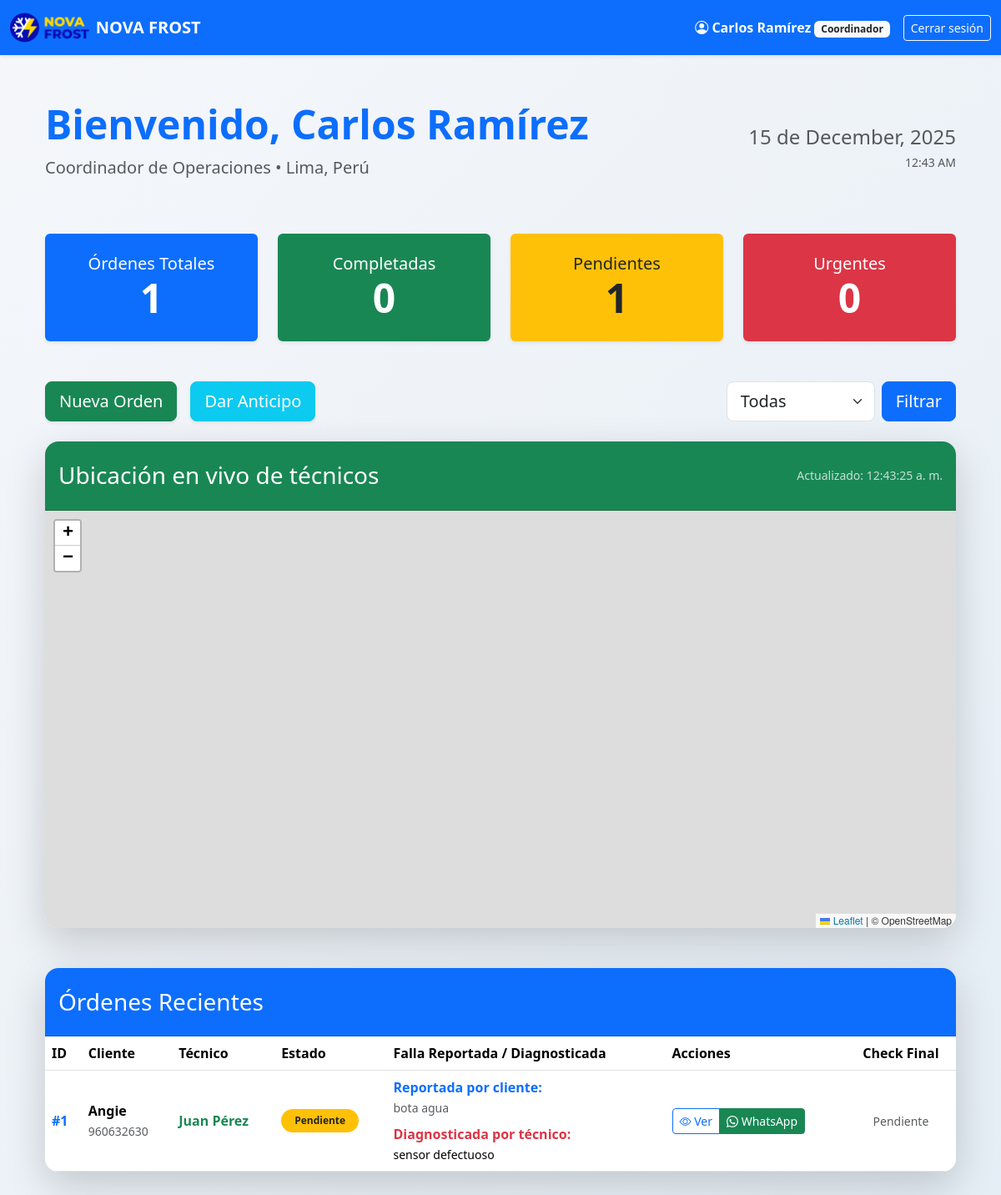
Page /dashboard (signed in) on the committed database.
### models.py (models this page shows, shortened)
class User(db.Model, UserMixin):
    id = db.Column(db.Integer, primary_key=True)
    email = db.Column(db.String(120), unique=True, nullable=False, index=True)
    password_hash = db.Column(db.String(255), nullable=False)
    role = db.Column(db.String(20), nullable=False, default='tecnico')
    nombre = db.Column(db.String(100), nullable=False, default='')
    apellido = db.Column(db.String(100), nullable=False, default='')
    activo = db.Column(db.Boolean, default=True)
    push_token = db.Column(db.String(500), nullable=True)
    fecha_registro = db.Column(db.DateTime, default=datetime.utcnow)
    ordenes_tecnico = db.relationship('Orden', backref='tecnico', lazy=True)
    anticipos = db.relationship('Anticipo', backref='tecnico_rel', lazy=True)
    salarios = db.relationship('Salario', backref='tecnico', lazy=True)
    def nombre_completo(self):
        if self.nombre and self.apellido:
            return f"{self.nombre} {self.apellido}"
        return self.email.split('@')[0].title()
    numero_whatsapp = db.Column(db.String(20), nullable=True)  # ej: '960632630'

class Orden(db.Model):
    id = db.Column(db.Integer, primary_key=True)
    cliente_id = db.Column(db.Integer, db.ForeignKey('cliente.id'), nullable=False)
    tecnico_id = db.Column(db.Integer, db.ForeignKey('user.id'), nullable=True)
    fecha = db.Column(db.DateTime, nullable=False)
    estado = db.Column(db.String(20), nullable=False)
    tipo_aparato = db.Column(db.String(50), nullable=False, default='Refrigerador')
    falla = db.Column(db.String(200), nullable=True)
    falla_encontrada = db.Column(db.Text, nullable=True)  # Diagnóstico del técnico
    resolucion = db.Column(db.String(200), nullable=True)
    valor = db.Column(db.Float, nullable=True)
    igv = db.Column(db.Float, nullable=True)
    total = db.Column(db.Float, nullable=True)
    video_inicial = db.Column(db.String(255), nullable=True)
    video_falla = db.Column(db.String(255), nullable=True)
    video_final = db.Column(db.String(255), nullable=True)
    video_demora = db.Column(db.String(255), nullable=True)
    justificacion_demora = db.Column(db.Text, nullable=True)
    fecha_hora_atencion = db.Column(db.DateTime, nullable=True)  # Fecha y hora programada
    medio_pago = db.Column(db.String(50), nullable=True)  # yape, plin, efectivo, otro
    tipo_comprobante = db.Column(db.String(50), nullable=True)  # boleta, factura, otro
    cliente = db.relationship('Cliente', backref='ordenes', lazy=True)
    pasajes = db.relationship('Pasaje', backref='orden', lazy=True)

class Cliente(db.Model):
    id = db.Column(db.Integer, primary_key=True)
    nombre = db.Column(db.String(100), nullable=False, unique=True)
    telefono = db.Column(db.String(20), nullable=True)
    direccion = db.Column(db.String(200), nullable=True)
    distrito = db.Column(db.String(100), nullable=True)
    medio_contacto = db.Column(db.String(100), nullable=False)
    fecha_creacion = db.Column(db.DateTime, default=datetime.utcnow)

### app.py (the view, shortened to what this page needs)
@app.route('/dashboard')
@login_required
def dashboard():
    if current_user.role == 'tecnico':
        from sqlalchemy.orm import joinedload
        ordenes = (Orden.query
                   .options(joinedload(Orden.cliente))
                   .filter_by(tecnico_id=current_user.id)
                   .order_by(Orden.fecha.desc())
                   .all())
        return render_template('dashboard_tecnico.html', ordenes=ordenes)
    elif current_user.role == 'coordinador':
        estado = request.args.get('estado')
        query = Orden.query
        if estado:
            query = query.filter_by(estado=estado)
        ordenes = query.all()
        anticipos = Anticipo.query.all()
        anticipos_data = []
        tecnicos = User.query.filter_by(role='tecnico', activo=True).all()
        return render_template('dashboard_coordinador.html',
                               ordenes=ordenes,
                               anticipos=anticipos_data,
                               tecnicos=tecnicos)
    elif current_user.role == 'admin':
        return redirect(url_for('admin_tecnicos'))
    elif current_user.role == 'contadora':
        return render_template('dashboard_contadora.html')
    return render_template('dashboard.html')

### app.py (called while the page is built)
@login_manager.user_loader
def load_user(user_id):
    return db.session.get(User, int(user_id))

### templates/dashboard_coordinador.html (shortened to what this page needs)
{% extends "base.html" %}
{% block content %}
<div class="container py-5">
    <div class="d-flex justify-content-between align-items-center mb-5">
        <div>
            <h1 class="display-5 fw-bold text-primary mb-2">
                Bienvenido, {{ current_user.nombre_completo() }}
            </h1>
            <p class="text-muted fs-5">Coordinador de Operaciones • Lima, Perú</p>
        </div>
        <div class="text-end">
            <div class="fs-4 text-muted">{{ now.strftime('%d de %B, %Y') }}</div>
            <small class="text-muted">{{ now.strftime('%I:%M %p') }}</small>
        </div>
    </div>
    <div class="row g-4 mb-5">
        <div class="col-md-3">
            <div class="card border-0 shadow-sm h-100 text-center py-4 bg-primary text-white">
                <h5 class="mb-0">Órdenes Totales</h5>
                <h2 class="display-5 fw-bold mb-0">{{ ordenes|length }}</h2>
            </div>
        </div>
        <div class="col-md-3">
            <div class="card border-0 shadow-sm h-100 text-center py-4 bg-success text-white">
                <h5 class="mb-0">Completadas</h5>
                <h2 class="display-5 fw-bold mb-0">
                    {{ ordenes|selectattr("estado", "equalto", "completado")|list|length }}
                </h2>
            </div>
        </div>
        <div class="col-md-3">
            <div class="card border-0 shadow-sm h-100 text-center py-4 bg-warning text-dark">
                <h5 class="mb-0">Pendientes</h5>
                <h2 class="display-5 fw-bold mb-0">
                    {{ ordenes|selectattr("estado", "equalto", "pendiente")|list|length }}
                </h2>
            </div>
        </div>
        <div class="col-md-3">
            <div class="card border-0 shadow-sm h-100 text-center py-4 bg-danger text-white">
                <h5 class="mb-0">Urgentes</h5>
                <h2 class="display-5 fw-bold mb-0">
                    {{ ordenes|selectattr("estado", "equalto", "urgente")|list|length }}
                </h2>
            </div>
        </div>
    </div>
    <div class="d-flex flex-wrap gap-3 justify-content-between align-items-center mb-4">
        <div class="d-flex gap-3">
            <a href="{{ url_for('crear_orden') }}" class="btn btn-success btn-lg shadow-sm">
                Nueva Orden
            </a>
            <button type="button" class="btn btn-info btn-lg text-white shadow-sm" data-bs-toggle="modal" data-bs-target="#darAnticipoModal">
                Dar Anticipo
            </button>
        </div>
        <form method="GET" class="d-flex gap-2">
            <select name="estado" class="form-select form-select-lg" onchange="this.form.submit()">
                <option value="">Todas</option>
            </select>
            <button type="submit" class="btn btn-primary btn-lg">Filtrar</button>
        </form>
    </div>
    <div class="card border-0 shadow-lg rounded-4 overflow-hidden mb-5">
        <div class="card-header bg-success text-white py-4 d-flex justify-content-between align-items-center">
            <h3 class="mb-0">
                Ubicación en vivo de técnicos
            </h3>
            <small id="ultima-actualizacion" class="opacity-75">Cargando...</small>
        </div>
        <div class="card-body p-0">
            <div id="mapa" style="height: 500px;"></div>
        </div>
    </div>
<div class="card border-0 shadow-lg rounded-4 overflow-hidden mb-5">
    <div class="card-header bg-primary text-white py-4">
        <h3 class="mb-0">Órdenes Recientes</h3>
    </div>
    <div class="card-body p-0">
        {% if ordenes %}
        <div class="table-responsive">
            <table class="table table-hover align-middle mb-0">
                <thead class="bg-light">
                    <tr>
                        <th>ID</th>
                        <th>Cliente</th>
                        <th>Técnico</th>
                        <th>Estado</th>
                        <th>Falla Reportada / Diagnosticada</th>
                        <th>Acciones</th>
                        <th class="text-center">Check Final</th>
                    </tr>
                </thead>
                <tbody>
                    {% for orden in ordenes %}
                    <tr class="{% if orden.estado == 'urgente' %}table-danger{% elif orden.estado == 'completado' %}table-success table-success-opacity-10{% endif %}">
                        <td class="fw-bold text-primary">#{{ orden.id }}</td>
                        <td>
                            <div class="fw-bold">{{ orden.cliente.nombre }}</div>
                            <small class="text-muted">{{ orden.cliente.telefono or 'Sin teléfono' }}</small>
                        </td>
                        <td>
                            {% if orden.tecnico %}
                                <span class="text-success fw-bold">{{ orden.tecnico.nombre_completo() }}</span>
                            {% else %}
                                <em class="text-muted">Sin asignar</em>
                            {% endif %}
                        </td>
                        <td>
                            <span class="badge rounded-pill px-3 py-2
                                {% if orden.estado == 'completado' %}bg-success
                                {% elif orden.estado == 'pendiente' %}bg-warning text-dark
                                {% elif orden.estado == 'urgente' %}bg-danger
                                {% else %}bg-secondary{% endif %}">
                                {{ orden.estado|title }}
                            </span>
                        </td>
                        <td>
                            <div class="mb-2">
                                <strong class="text-primary">Reportada por cliente:</strong><br>
                                <small class="text-muted">{{ orden.falla|default('Sin descripción') }}</small>
                            </div>
                            {% if orden.falla_encontrada %}
                            <div>
                                <strong class="text-danger">Diagnosticada por técnico:</strong><br>
                                <small>{{ orden.falla_encontrada }}</small>
                            </div>
                            {% else %}
                            <small class="text-muted">Pendiente de diagnóstico</small>
                            {% endif %}
                        </td>
                        <td>
                            <div class="btn-group" role="group">
                                <a href="{{ url_for('ver_orden', orden_id=orden.id) }}"
                                   class="btn btn-outline-primary btn-sm" title="Ver detalles">
                                    <i class="bi bi-eye"></i> Ver
                                </a>
                                <a href="https://wa.me/?text=*ORDEN #{{ orden.id }}*%0ACliente:* {{ orden.cliente.nombre }}%0AFalla:* {{ (orden.falla or 'Sin descripción')|urlencode }}"
                                   target="_blank" class="btn btn-success btn-sm">
                                    <i class="bi bi-whatsapp"></i> WhatsApp
                                </a>
                            </div>
                        </td>
                        <td class="text-center">
                            {% if orden.estado == 'completado' and orden.video_final %}
                                <a href="{{ url_for('check_orden', orden_id=orden.id) }}"
                                   class="btn btn-warning btn-sm fw-bold shadow-sm"
                                   onclick="return confirm('¿Confirmas que el trabajo está OK? Se enviará WhatsApp al cliente')">
                                    Check & Enviar
                                </a>
                            {% elif orden.estado == 'completado' %}
                                <small class="text-muted">Falta video final</small>
                            {% else %}
                                <small class="text-muted">Pendiente</small>
                            {% endif %}
                        </td>
                    </tr>
                    {% endfor %}
                </tbody>
            </table>
        </div>
        {% else %}
        <div class="text-center py-5">
            <h4 class="text-muted">No hay órdenes registradas</h4>
        </div>
        {% endif %}
    </div>
</div>
<link rel="stylesheet" href="https://unpkg.com/leaflet@1.9.4/dist/leaflet.css" />
{% endblock %}

### templates/base.html (shortened to what this page needs)
<!DOCTYPE html>
<html lang="es">
<head>
    <link href="https://cdn.jsdelivr.net/npm/bootstrap@5.3.3/dist/css/bootstrap.min.css" rel="stylesheet"
>
    <link rel="stylesheet" href="https://cdn.jsdelivr.net/npm/bootstrap-icons@1.11.3/font/bootstrap-icons.min.css">
</head>
<body>
    <nav class="navbar navbar-expand-lg navbar-dark bg-primary shadow-sm fixed-top">
        <div class="container-fluid">
            <a class="navbar-brand d-flex align-items-center gap-2" href="{{ url_for('dashboard') }}">
                <img src="/static/logo.png" alt="Logo">
                <strong>NOVA FROST</strong>
            </a>
            <div class="collapse navbar-collapse" id="#navbarNav">
                <ul class="navbar-nav ms-auto align-items-center">
                    {% if current_user.is_authenticated %}
                        <li class="nav-item me-3">
                            <span class="navbar-text user-name">
                                <i class="bi bi-person-circle"></i>
                                {{ current_user.nombre_completo() }}
                                <small class="badge bg-light text-dark">{{ current_user.role|title }}</small>
                            </span>
                        </li>
                        <li class="nav-item">
                            <a href="{{ url_for('logout') }}" class="btn btn-outline-light btn-sm">
                                Cerrar sesión
                            </a>
                        </li>
                    {% endif %}
                </ul>
            </div>
        </div>
    </nav>
    <main class="container pt-5 mt-4">
        {% block content %}{% endblock %}
    </main>
</body>
</html>

### templates/base.html (style rules this page uses)
body { background: linear-gradient(135deg, #f5f7fa 0%, #e4edf5 100%); min-height: 100vh; margin: 0; padding-bottom: 60px; }
.navbar-brand img { height: 40px; }
.user-name { font-weight: 600; color: #fff; }

### templates/dashboard_coordinador.html (style rules this page uses)
#mapa { width: 100%; height: 500px; }

### rows in the picture
User: nombre_completo "Carlos Ramírez", role "Coordinador"
Orden: id "1", cliente.nombre "Angie", cliente "960632630", tecnico.nombre_completo "Juan Pérez", estado "Pendiente", falla "bota agua", falla_encontrada "sensor defectuoso"

### other values in the picture
{{ now.strftime('%d de %B, %Y') }} "15 de December, 2025"
{{ now.strftime('%I:%M %p') }} "12:43 AM"
{{ ordenes|length }} "1"
{{ ordenes|selectattr("estado", "equalto", "completado")|list|length }} "0"
{{ ordenes|selectattr("estado", "equalto", "pendiente")|list|length }} "1"
{{ ordenes|selectattr("estado", "equalto", "urgente")|list|length }} "0"
